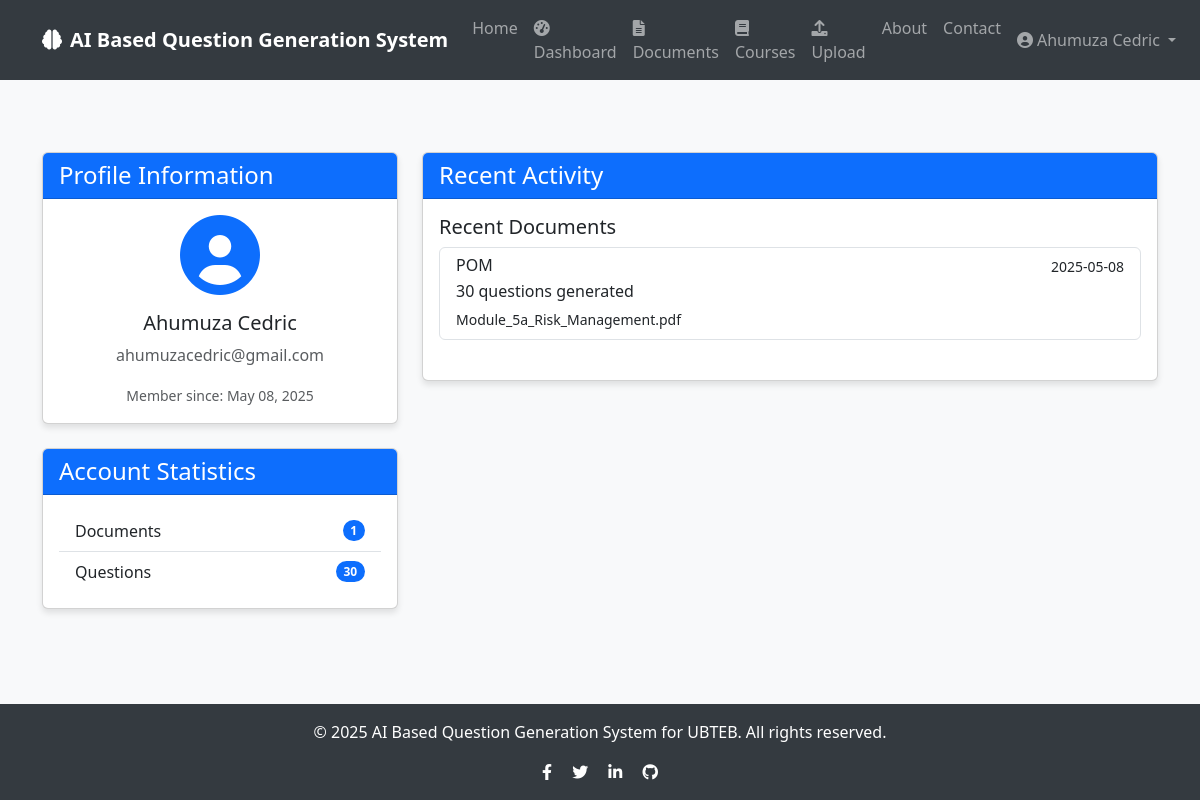
The app's page /profile (signed in), older data.
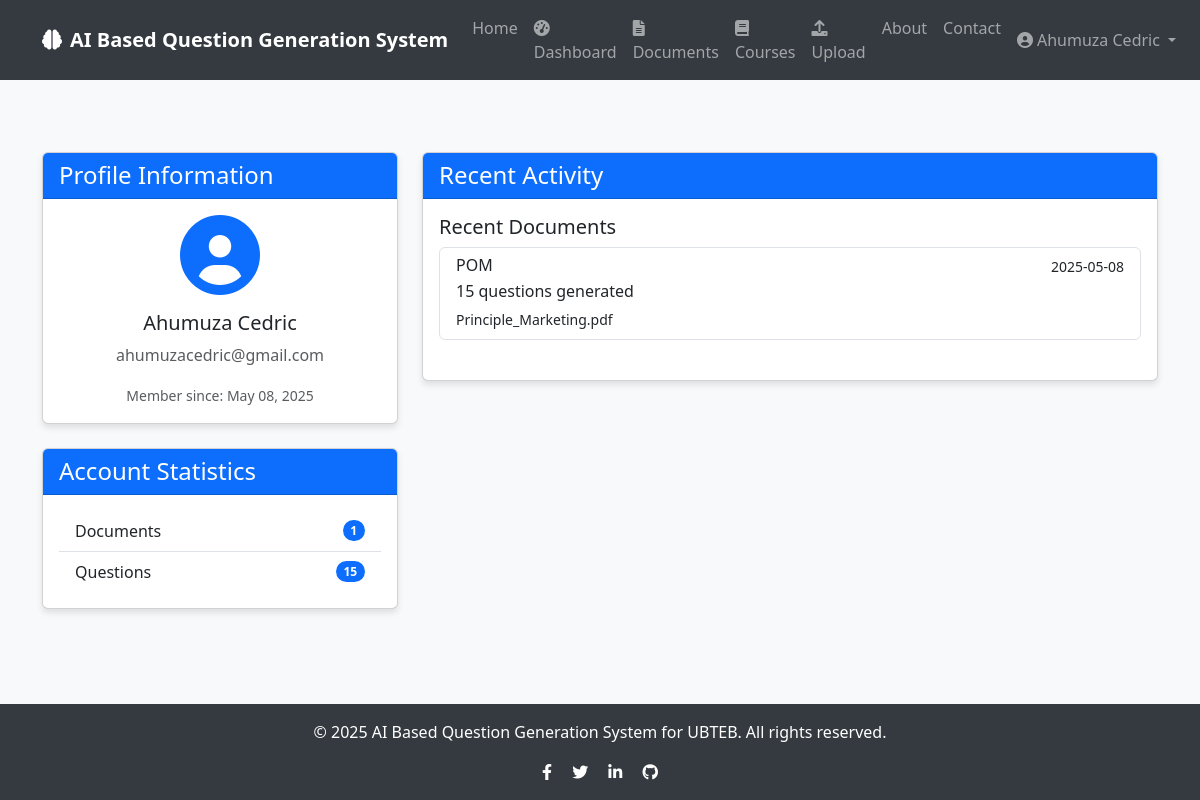
The same page, newer data.
### app/models/document.py (models this page shows, shortened)
class Document(db.Model):
    id = db.Column(db.Integer, primary_key=True)
    title = db.Column(db.String(100), nullable=False)
    filename = db.Column(db.String(100), nullable=False)
    file_path = db.Column(db.String(255), nullable=False)
    content = db.Column(db.Text, nullable=False)
    created_at = db.Column(db.DateTime, default=datetime.utcnow)
    user_id = db.Column(db.Integer, db.ForeignKey('user.id'), nullable=False)
    course_id = db.Column(db.Integer, db.ForeignKey('course.id'), nullable=True)
    questions = db.relationship('Question', backref='document', lazy=True, cascade="all, delete-orphan")

### app/routes/auth.py (the view)
@auth.route('/profile', methods=['GET', 'POST'])
@login_required
def profile():
    return render_template('auth/profile.html', user=current_user)

### app/models/user.py (called while the page is built)
@login_manager.user_loader
def load_user(user_id):
    return User.query.get(int(user_id))

### app/templates/auth/profile.html (shortened to what this page needs)
{% extends "base.html" %}
{% block content %}
<div class="container py-5">
    <div class="row">
        <div class="col-md-4">
            <div class="card mb-4">
                <div class="card-header bg-primary text-white">
                    <h4 class="mb-0">Profile Information</h4>
                </div>
                <div class="card-body text-center">
                    <div class="mb-3">
                        <i class="fas fa-user-circle fa-5x text-primary"></i>
                    </div>
                    <h5 class="card-title">{{ user.username }}</h5>
                    <p class="card-text text-muted">{{ user.email }}</p>
                    <p class="card-text">
                        <small class="text-muted">Member since: {{ user.created_at.strftime('%B %d, %Y') }}</small>
                    </p>
                </div>
            </div>
            <div class="card">
                <div class="card-header bg-primary text-white">
                    <h4 class="mb-0">Account Statistics</h4>
                </div>
                <div class="card-body">
                    <ul class="list-group list-group-flush">
                        <li class="list-group-item d-flex justify-content-between align-items-center">
                            Documents
                            <span class="badge bg-primary rounded-pill">{{ user.documents|length }}</span>
                        </li>
                        <li class="list-group-item d-flex justify-content-between align-items-center">
                            Questions
                            <span class="badge bg-primary rounded-pill">{{ user.questions|length }}</span>
                        </li>
                    </ul>
                </div>
            </div>
        </div>
        <div class="col-md-8">
            <div class="card">
                <div class="card-header bg-primary text-white">
                    <h4 class="mb-0">Recent Activity</h4>
                </div>
                <div class="card-body">
                    {% if user.documents %}
                        <h5 class="card-title">Recent Documents</h5>
                        <div class="list-group mb-4">
                            {% for document in user.documents|sort(attribute='created_at', reverse=True) %}
                                {% if loop.index <= 5 %}
                                <a href="{{ url_for('questions.view_document', document_id=document.id) }}" class="list-group-item list-group-item-action">
                                    <div class="d-flex w-100 justify-content-between">
                                        <h6 class="mb-1">{{ document.title }}</h6>
                                        <small>{{ document.created_at.strftime('%Y-%m-%d') }}</small>
                                    </div>
                                    <p class="mb-1">{{ document.questions|length }} questions generated</p>
                                    <small>{{ document.filename }}</small>
                                </a>
                                {% endif %}
                            {% endfor %}
                        </div>
                    {% else %}
                        <div class="alert alert-info">
                            <p class="mb-0">You haven't uploaded any documents yet. <a href="{{ url_for('questions.upload_document') }}">Upload your first document</a> to get started!</p>
                        </div>
                    {% endif %}
                </div>
            </div>
        </div>
    </div>
</div>
{% endblock %}

Row changes from the older to the newer data that the page shows:
changed Document "POM": questions|length "30" → "15"; filename "Module_5a_Risk_Management.pdf" → "Principle_Marketing.pdf"
Text that changed along with them:
{{ user.questions|length }}: "30" → "15"
